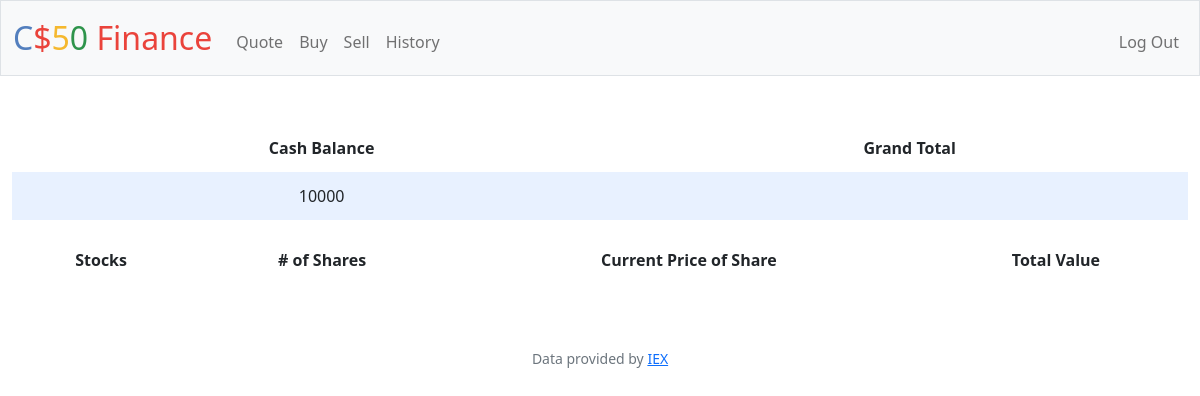
Page / (signed in) on the earlier database version.
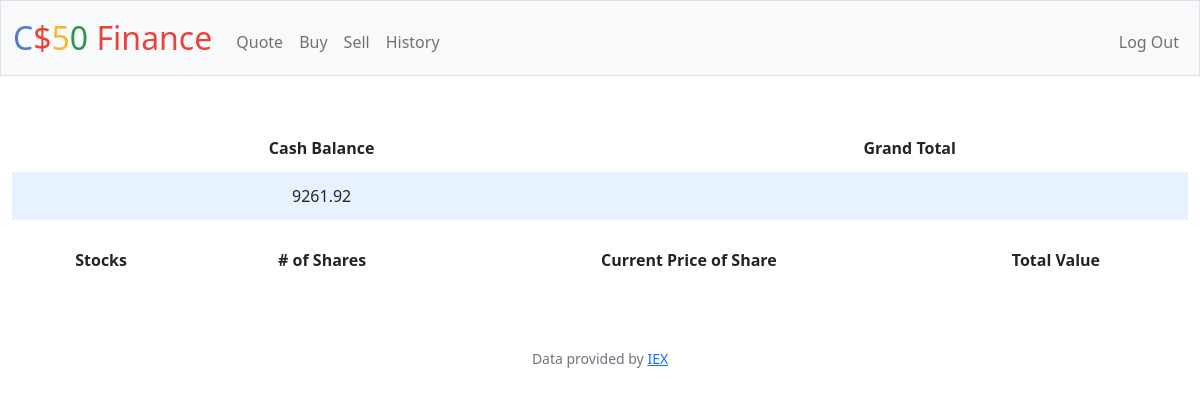
Same page on the later database version.
### tables this page shows
CREATE TABLE users (id INTEGER PRIMARY KEY AUTOINCREMENT NOT NULL, username TEXT NOT NULL, hash TEXT NOT NULL, cash NUMERIC NOT NULL DEFAULT 10000.00);

### app.py (the view)
@app.route("/")
@login_required
def index():
    u = "trgoli44"
    ucc = db.execute("SELECT cash FROM users WHERE username = ?", u)
    return render_template("index.html", ucc=ucc[0]["cash"], )

### app.py (called while the page is built)
@app.after_request
def after_request(response):
    response.headers["Cache-Control"] = "no-cache, no-store, must-revalidate"
    response.headers["Expires"] = 0
    response.headers["Pragma"] = "no-cache"
    return response

### helpers.py (called while the page is built)
def login_required(f):
    @wraps(f)
    def decorated_function(*args, **kwargs):
        if session.get("user_id") is None:
            return redirect("/login")
        return f(*args, **kwargs)
    return decorated_function

### templates/index.html (shortened to what this page needs)
{% extends "layout.html" %}
{% block main %}
    <table>
        <thead>
            <tr>
                <th>Cash Balance</th>
                <th>Grand Total</th>
            </tr>
        </thead>
        <tbody>
            <tr>
                    <td>{{ ucc }}</td>
                    <td>{{ gt }}</td>
            </tr>
        </tbody>
    </table>
    <table>
        <thead>
            <tr>
                <th>Stocks</th>
                <th># of Shares</th>
                <th>Current Price of Share</th>
                <th>Total Value</th>
            </tr>
        </thead>
    </table>
{% endblock %}

### templates/layout.html (shortened to what this page needs)
<!DOCTYPE html>
<html lang="en">
    <head>
        <link href="https://cdn.jsdelivr.net/npm/bootstrap@5.1.3/dist/css/bootstrap.min.css" rel="stylesheet">
        <link href="/static/styles.css" rel="stylesheet">
    </head>
    <body>
        <nav class="bg-light border navbar navbar-expand-md navbar-light">
            <div class="container-fluid">
                <a class="navbar-brand" href="/"><span class="blue">C</span><span class="red">$</span><span class="yellow">5</span><span class="green">0</span> <span class="red">Finance</span></a>
                <div class="collapse navbar-collapse" id="navbar">
                    {% if session["user_id"] %}
                        <ul class="navbar-nav me-auto mt-2">
                            <li class="nav-item"><a class="nav-link" href="/quote">Quote</a></li>
                            <li class="nav-item"><a class="nav-link" href="/buy">Buy</a></li>
                            <li class="nav-item"><a class="nav-link" href="/sell">Sell</a></li>
                            <li class="nav-item"><a class="nav-link" href="/history">History</a></li>
                        </ul>
                        <ul class="navbar-nav ms-auto mt-2">
                            <li class="nav-item"><a class="nav-link" href="/logout">Log Out</a></li>
                        </ul>
                    {% else %}
                        <ul class="navbar-nav ms-auto mt-2">
                            <li class="nav-item"><a class="nav-link" href="/register">Register</a></li>
                            <li class="nav-item"><a class="nav-link" href="/login">Log In</a></li>
                        </ul>
                    {% endif %}
                </div>
            </div>
        </nav>
        <main class="container-fluid py-5 text-center">
            {% block main %}{% endblock %}
        </main>
        <footer class="mb-5 small text-center text-muted">
            Data provided by <a href="https://iexcloud.io/">IEX</a>
        </footer>
    </body>
</html>

### static/styles.css (style rules this page uses)
nav .navbar-brand { font-size: xx-large; }
table { background-color: transparent; margin-bottom: 1rem; width: 100%; }
table th, table td { padding: 0.75rem; vertical-align: middle; }
tbody tr:nth-of-type(odd) { background-color: rgb(179, 208, 255, 0.3) }
nav .navbar-brand .blue { color: #537fbe; }
nav .navbar-brand .red { color: #ea433b; }
nav .navbar-brand .yellow { color: #f5b82e; }
nav .navbar-brand .green { color: #2e944b; }

Differences in the rows shown:
changed users: cash "10000" → "9261.92"
